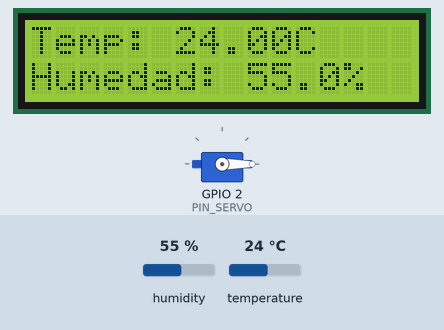
This sketch was run on a simulated ESP32. On the bench: 16×2 character LCD, servo. The inputs (shaded band) are chosen by the test bench; at power-on: humidity 55 %, temperature 24 °C. WiFi joins after 1.5 s; servers stay silent unless stated; uploads are accepted with an empty reply; what the sketch prints to the serial monitor is not drawn.

Above: at 17.1 s.
17.2 s: humidity set to 32 %
At 23.6 s:
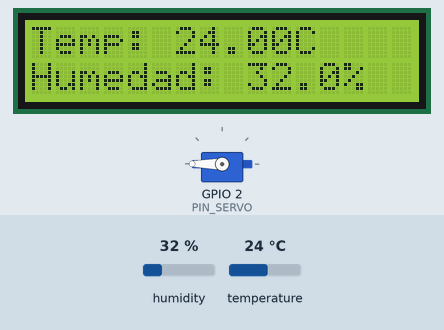
29.6 s: humidity set to 29 %
At 38.3 s:
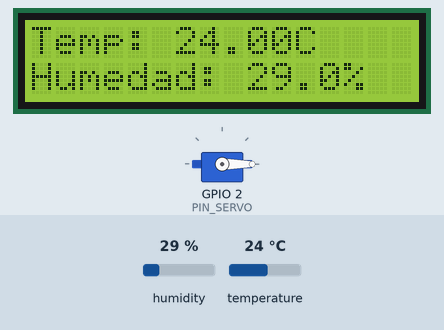
42.0 s: temperature set to 12 °C
At 47.9 s:
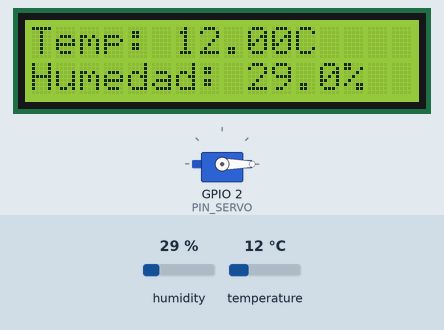
54.4 s: temperature set to 19 °C
At 58.6 s:
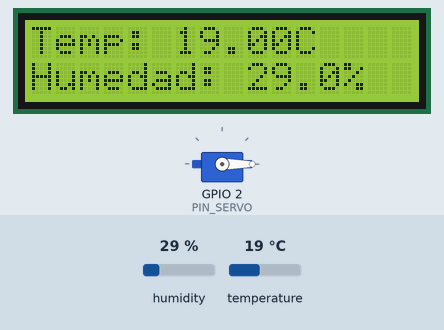
Timing chart, 0 to 60.1 s (numbered marks = the images above; inputs shaded):
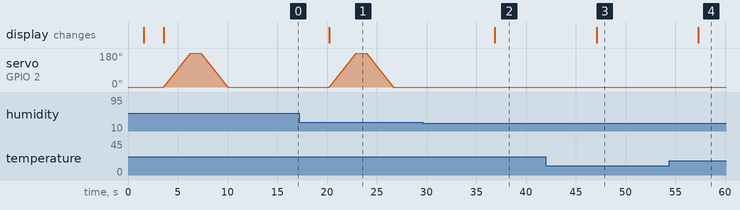

The sketch:

ESP32_REST_Client_for_ThirstySeed.ino
```cpp
#include <LiquidCrystal.h>
#include <DHTesp.h>
#include <WiFi.h>
#include <HTTPClient.h>
#include <ArduinoJson.h>
#include <ESP32Servo.h>

#define WIFI_SSID "Wokwi-GUEST"
#define WIFI_PASSWORD ""
#define NODE_ID 8
#define ENDPOINT_URL "https://thirstyseedapi-production.up.railway.app/api/v1/node/" + String(NODE_ID) + "/moisture"


#define PIN_SERVO 2


LiquidCrystal lcd(22, 23, 5, 18, 19, 21);
DHTesp dht;
int pinDHT = 15;


Servo servo;

void setup() {
    Serial.begin(115200);
    WiFi.mode(WIFI_STA);
    WiFi.begin(WIFI_SSID, WIFI_PASSWORD);
    Serial.print("Conectando a WiFi");
    while (WiFi.status() != WL_CONNECTED) {
        Serial.print(".");
        delay(500);
    }
    Serial.println("\nConectado a WiFi!");

    dht.setup(pinDHT, DHTesp::DHT22);
    lcd.begin(16, 2);
    lcd.clear();
    lcd.print("Iniciando...");
    delay(2000);
    lcd.clear();

    servo.attach(PIN_SERVO, 500, 2500);
}

void loop() {
    TempAndHumidity data = dht.getTempAndHumidity();
    Serial.println("Temperatura: " + String(data.temperature, 2) + "°C");
    Serial.println("Humedad: " + String(data.humidity, 1) + "%");
    lcd.clear();
    lcd.setCursor(0, 0);
    lcd.print("Temp: " + String(data.temperature, 2) + "C");
    lcd.setCursor(0, 1);
    lcd.print("Humedad: " + String(data.humidity, 1) + "%");


    if (data.humidity > 30) {

        for (int pos = 0; pos <= 180; pos++) {
            servo.write(pos);
            delay(15);
        }
        delay(1000);

        for (int pos = 180; pos >= 0; pos--) {
            servo.write(pos);
            delay(15);
        }
    } else {

        Serial.println("Humedad baja, no movemos el servo.");
    }

    if (WiFi.status() == WL_CONNECTED) {
        HTTPClient httpClient;
        httpClient.begin(ENDPOINT_URL);
        httpClient.addHeader("Content-Type", "application/json");


        String jsonPayload = "{\"moisture\": " + String((int)data.humidity) + "}";

        int httpResponseCode = httpClient.PUT(jsonPayload);

        if (httpResponseCode > 0) {
            Serial.println("Código de respuesta HTTP: " + String(httpResponseCode));
            String response = httpClient.getString();
            Serial.println("Respuesta: " + response);
        } else {
            Serial.println("Error en la solicitud PUT: " + String(httpResponseCode));
        }

        httpClient.end();
    } else {
        Serial.println("WiFi Desconectado");
    }

    delay(10000);
}
```

Measured:
- the behaviour switches between 31 and 30 % on humidity (found by bisection; images 1 and 2)
- after the input at 17.2 s, the display: changes after 3.0 s (image 1)
- after the input at 29.6 s, servo on GPIO 2 (PIN_SERVO): stays 0° (without the input it goes to 1° after 7.3 s); the display: changes after 7.3 s (image 2)
- after the input at 42.0 s, the display: changes after 5.1 s (image 3)
- after the input at 54.4 s, the display: changes after 2.9 s (image 4)
- by itself, servo on GPIO 2 (PIN_SERVO): rises from 0° to 180° in 2.7 s, then falls to 0° in 3.7 s
